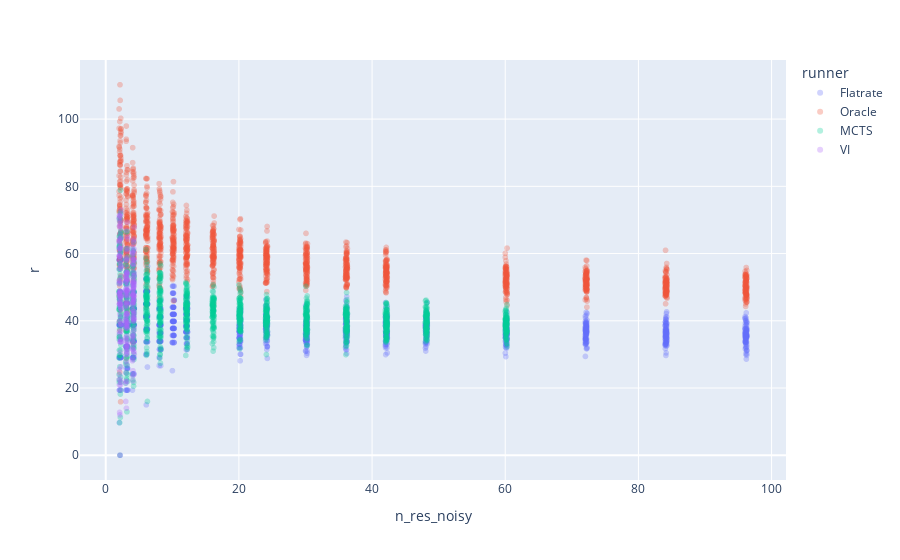

This figure's notebook cell:
### Code cell
df["n_res_noisy"] = df["n_r"] + 0.3*np.random.rand(len(df))
px.scatter(df, x="n_res_noisy", y = "r", color="runner", opacity=0.3)

### Figure 1 — Plotly figure (JSON) as saved in the notebook; plotly's stock layout.template omitted (floating-point values rounded to 4 significant figures; data arrays with more than 128 entries replaced by an {"elided": "..."} marker saying what was removed)
{"data": [{"hovertemplate": "runner=Flatrate<br>n_res_noisy=%{x}<br>r=%{y}<extra></extra>", "legendgroup": "Flatrate", "marker": {"color": "#636efa", "opacity": 0.3, "symbol": "circle"}, "mode": "markers", "name": "Flatrate", "showlegend": true, "x": {"elided": "1700 float values"}, "xaxis": "x", "y": {"elided": "1700 float values"}, "yaxis": "y", "type": "scattergl"}, {"hovertemplate": "runner=Oracle<br>n_res_noisy=%{x}<br>r=%{y}<extra></extra>", "legendgroup": "Oracle", "marker": {"color": "#EF553B", "opacity": 0.3, "symbol": "circle"}, "mode": "markers", "name": "Oracle", "showlegend": true, "x": {"elided": "1700 float values"}, "xaxis": "x", "y": {"elided": "1700 float values"}, "yaxis": "y", "type": "scattergl"}, {"hovertemplate": "runner=MCTS<br>n_res_noisy=%{x}<br>r=%{y}<extra></extra>", "legendgroup": "MCTS", "marker": {"color": "#00cc96", "opacity": 0.3, "symbol": "circle"}, "mode": "markers", "name": "MCTS", "showlegend": true, "x": {"elided": "1400 float values"}, "xaxis": "x", "y": {"elided": "1400 float values"}, "yaxis": "y", "type": "scattergl"}, {"hovertemplate": "runner=VI<br>n_res_noisy=%{x}<br>r=%{y}<extra></extra>", "legendgroup": "VI", "marker": {"color": "#ab63fa", "opacity": 0.3, "symbol": "circle"}, "mode": "markers", "name": "VI", "showlegend": true, "x": {"elided": "300 float values"}, "xaxis": "x", "y": {"elided": "300 float values"}, "yaxis": "y", "type": "scattergl"}], "layout": {"xaxis": {"anchor": "y", "domain": [0.0, 1.0], "title": {"text": "n_res_noisy"}}, "yaxis": {"anchor": "x", "domain": [0.0, 1.0], "title": {"text": "r"}}, "legend": {"title": {"text": "runner"}, "tracegroupgap": 0}, "margin": {"t": 60}}}
